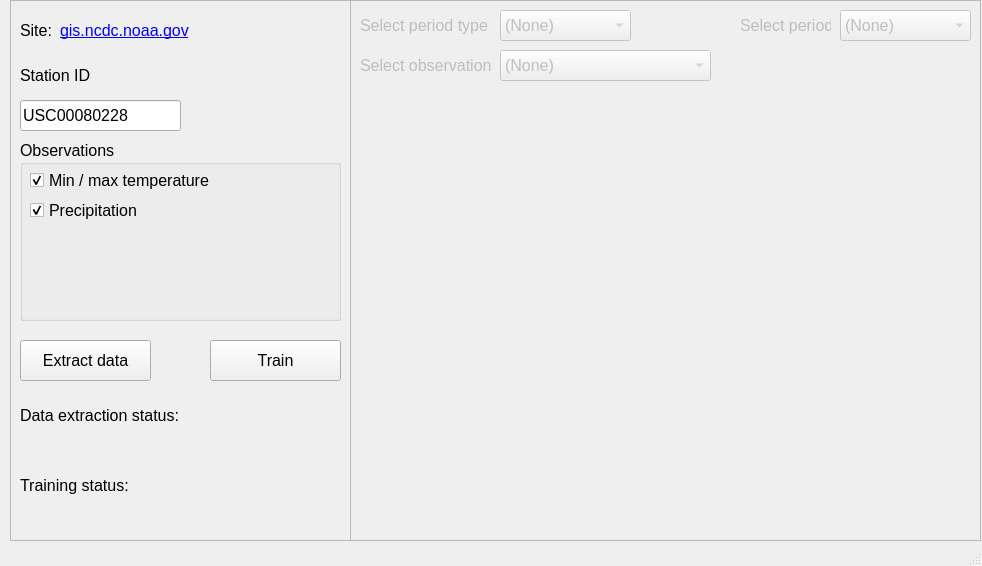
<?xml version="1.0" encoding="UTF-8"?>
<ui version="4.0">
 <class>main_window</class>
 <widget class="QMainWindow" name="main_window">
  <property name="geometry">
   <rect>
    <x>0</x>
    <y>0</y>
    <width>982</width>
    <height>566</height>
   </rect>
  </property>
  <property name="minimumSize">
   <size>
    <width>982</width>
    <height>566</height>
   </size>
  </property>
  <property name="windowTitle">
   <string>Weather anomaly detection</string>
  </property>
  <widget class="QWidget" name="centralwidget">
   <widget class="QFrame" name="controller_frame">
    <property name="geometry">
     <rect>
      <x>10</x>
      <y>0</y>
      <width>341</width>
      <height>541</height>
     </rect>
    </property>
    <property name="frameShape">
     <enum>QFrame::StyledPanel</enum>
    </property>
    <property name="frameShadow">
     <enum>QFrame::Raised</enum>
    </property>
    <widget class="QLabel" name="station_id_label">
     <property name="geometry">
      <rect>
       <x>10</x>
       <y>60</y>
       <width>131</width>
       <height>31</height>
      </rect>
     </property>
     <property name="font">
      <font>
       <pointsize>12</pointsize>
      </font>
     </property>
     <property name="text">
      <string>Station ID</string>
     </property>
    </widget>
    <widget class="QLineEdit" name="station_id_line_edit">
     <property name="geometry">
      <rect>
       <x>10</x>
       <y>100</y>
       <width>161</width>
       <height>31</height>
      </rect>
     </property>
     <property name="font">
      <font>
       <pointsize>12</pointsize>
      </font>
     </property>
     <property name="text">
      <string>USC00080228</string>
     </property>
    </widget>
    <widget class="QGroupBox" name="observations_group_box">
     <property name="geometry">
      <rect>
       <x>10</x>
       <y>140</y>
       <width>321</width>
       <height>181</height>
      </rect>
     </property>
     <property name="font">
      <font>
       <pointsize>12</pointsize>
      </font>
     </property>
     <property name="title">
      <string>Observations</string>
     </property>
     <widget class="QCheckBox" name="min_max_temperature_check_box">
      <property name="geometry">
       <rect>
        <x>10</x>
        <y>30</y>
        <width>301</width>
        <height>21</height>
       </rect>
      </property>
      <property name="text">
       <string>Min / max temperature</string>
      </property>
      <property name="checked">
       <bool>true</bool>
      </property>
     </widget>
     <widget class="QCheckBox" name="precipitation_check_box">
      <property name="geometry">
       <rect>
        <x>10</x>
        <y>60</y>
        <width>301</width>
        <height>21</height>
       </rect>
      </property>
      <property name="text">
       <string>Precipitation</string>
      </property>
      <property name="checked">
       <bool>true</bool>
      </property>
     </widget>
    </widget>
    <widget class="QPushButton" name="extract_data_push_button">
     <property name="geometry">
      <rect>
       <x>10</x>
       <y>340</y>
       <width>131</width>
       <height>41</height>
      </rect>
     </property>
     <property name="font">
      <font>
       <pointsize>12</pointsize>
      </font>
     </property>
     <property name="text">
      <string>Extract data</string>
     </property>
    </widget>
    <widget class="QLabel" name="data_extraction_status_text_label">
     <property name="geometry">
      <rect>
       <x>10</x>
       <y>400</y>
       <width>181</width>
       <height>31</height>
      </rect>
     </property>
     <property name="font">
      <font>
       <pointsize>12</pointsize>
      </font>
     </property>
     <property name="text">
      <string>Data extraction status:</string>
     </property>
    </widget>
    <widget class="QLabel" name="data_extraction_status_value_label">
     <property name="geometry">
      <rect>
       <x>10</x>
       <y>430</y>
       <width>321</width>
       <height>31</height>
      </rect>
     </property>
     <property name="font">
      <font>
       <pointsize>12</pointsize>
      </font>
     </property>
     <property name="text">
      <string/>
     </property>
    </widget>
    <widget class="QLabel" name="site_text_label">
     <property name="geometry">
      <rect>
       <x>10</x>
       <y>20</y>
       <width>47</width>
       <height>21</height>
      </rect>
     </property>
     <property name="font">
      <font>
       <pointsize>12</pointsize>
      </font>
     </property>
     <property name="text">
      <string>Site:</string>
     </property>
    </widget>
    <widget class="QLabel" name="site_hyperlink_label">
     <property name="geometry">
      <rect>
       <x>50</x>
       <y>20</y>
       <width>131</width>
       <height>21</height>
      </rect>
     </property>
     <property name="font">
      <font>
       <pointsize>12</pointsize>
      </font>
     </property>
     <property name="text">
      <string>&lt;a href=&quot;https://gis.ncdc.noaa.gov/maps/ncei/summaries/daily&quot;&gt;gis.ncdc.noaa.gov&lt;/a&gt;</string>
     </property>
     <property name="textFormat">
      <enum>Qt::RichText</enum>
     </property>
     <property name="openExternalLinks">
      <bool>true</bool>
     </property>
     <property name="textInteractionFlags">
      <set>Qt::TextBrowserInteraction</set>
     </property>
    </widget>
    <widget class="QLabel" name="training_status_value_label">
     <property name="geometry">
      <rect>
       <x>10</x>
       <y>500</y>
       <width>321</width>
       <height>31</height>
      </rect>
     </property>
     <property name="font">
      <font>
       <pointsize>12</pointsize>
      </font>
     </property>
     <property name="text">
      <string/>
     </property>
    </widget>
    <widget class="QLabel" name="training_status_text_label">
     <property name="geometry">
      <rect>
       <x>10</x>
       <y>470</y>
       <width>181</width>
       <height>31</height>
      </rect>
     </property>
     <property name="font">
      <font>
       <pointsize>12</pointsize>
      </font>
     </property>
     <property name="text">
      <string>Training status:</string>
     </property>
    </widget>
    <widget class="QPushButton" name="train_push_button">
     <property name="geometry">
      <rect>
       <x>200</x>
       <y>340</y>
       <width>131</width>
       <height>41</height>
      </rect>
     </property>
     <property name="font">
      <font>
       <pointsize>12</pointsize>
      </font>
     </property>
     <property name="text">
      <string>Train</string>
     </property>
    </widget>
   </widget>
   <widget class="QFrame" name="diagram_frame">
    <property name="enabled">
     <bool>false</bool>
    </property>
    <property name="geometry">
     <rect>
      <x>350</x>
      <y>0</y>
      <width>631</width>
      <height>541</height>
     </rect>
    </property>
    <property name="frameShape">
     <enum>QFrame::StyledPanel</enum>
    </property>
    <property name="frameShadow">
     <enum>QFrame::Raised</enum>
    </property>
    <widget class="QComboBox" name="select_period_type_combo_box">
     <property name="geometry">
      <rect>
       <x>150</x>
       <y>10</y>
       <width>131</width>
       <height>31</height>
      </rect>
     </property>
     <property name="font">
      <font>
       <pointsize>12</pointsize>
      </font>
     </property>
     <item>
      <property name="text">
       <string>(None)</string>
      </property>
     </item>
     <item>
      <property name="text">
       <string>Month</string>
      </property>
     </item>
     <item>
      <property name="text">
       <string>Season</string>
      </property>
     </item>
     <item>
      <property name="text">
       <string>Year</string>
      </property>
     </item>
    </widget>
    <widget class="QLabel" name="select_period_type_label">
     <property name="geometry">
      <rect>
       <x>10</x>
       <y>10</y>
       <width>131</width>
       <height>31</height>
      </rect>
     </property>
     <property name="font">
      <font>
       <pointsize>12</pointsize>
      </font>
     </property>
     <property name="text">
      <string>Select period type</string>
     </property>
    </widget>
    <widget class="QLabel" name="select_period_label">
     <property name="geometry">
      <rect>
       <x>390</x>
       <y>10</y>
       <width>91</width>
       <height>31</height>
      </rect>
     </property>
     <property name="font">
      <font>
       <pointsize>12</pointsize>
      </font>
     </property>
     <property name="text">
      <string>Select period</string>
     </property>
    </widget>
    <widget class="QComboBox" name="select_period_combo_box">
     <property name="geometry">
      <rect>
       <x>490</x>
       <y>10</y>
       <width>131</width>
       <height>31</height>
      </rect>
     </property>
     <property name="font">
      <font>
       <pointsize>12</pointsize>
      </font>
     </property>
     <item>
      <property name="text">
       <string>(None)</string>
      </property>
     </item>
    </widget>
    <widget class="QWidget" name="verticalLayoutWidget">
     <property name="geometry">
      <rect>
       <x>10</x>
       <y>90</y>
       <width>611</width>
       <height>441</height>
      </rect>
     </property>
     <layout class="QVBoxLayout" name="diagram_vertical_layout"/>
    </widget>
    <widget class="QComboBox" name="select_observation_combo_box">
     <property name="geometry">
      <rect>
       <x>150</x>
       <y>50</y>
       <width>211</width>
       <height>31</height>
      </rect>
     </property>
     <property name="font">
      <font>
       <pointsize>12</pointsize>
      </font>
     </property>
     <item>
      <property name="text">
       <string>(None)</string>
      </property>
     </item>
    </widget>
    <widget class="QLabel" name="select_observation_label">
     <property name="geometry">
      <rect>
       <x>10</x>
       <y>50</y>
       <width>131</width>
       <height>31</height>
      </rect>
     </property>
     <property name="font">
      <font>
       <pointsize>12</pointsize>
      </font>
     </property>
     <property name="text">
      <string>Select observation</string>
     </property>
    </widget>
   </widget>
  </widget>
  <widget class="QStatusBar" name="statusbar"/>
  <action name="actionkk">
   <property name="text">
    <string>kk</string>
   </property>
   <property name="statusTip">
    <string>hi</string>
   </property>
  </action>
 </widget>
 <resources/>
 <connections/>
</ui>
